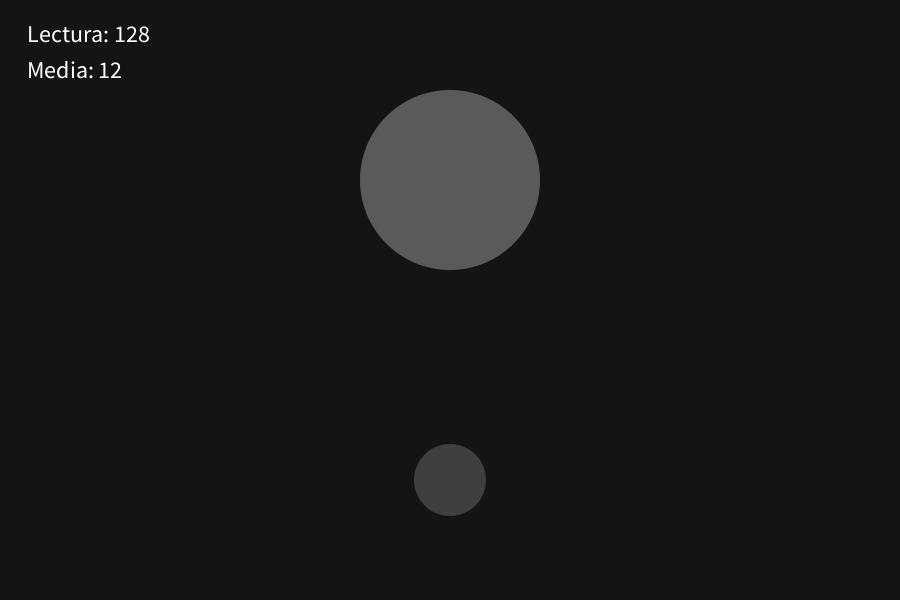
Frame 1 (no input)
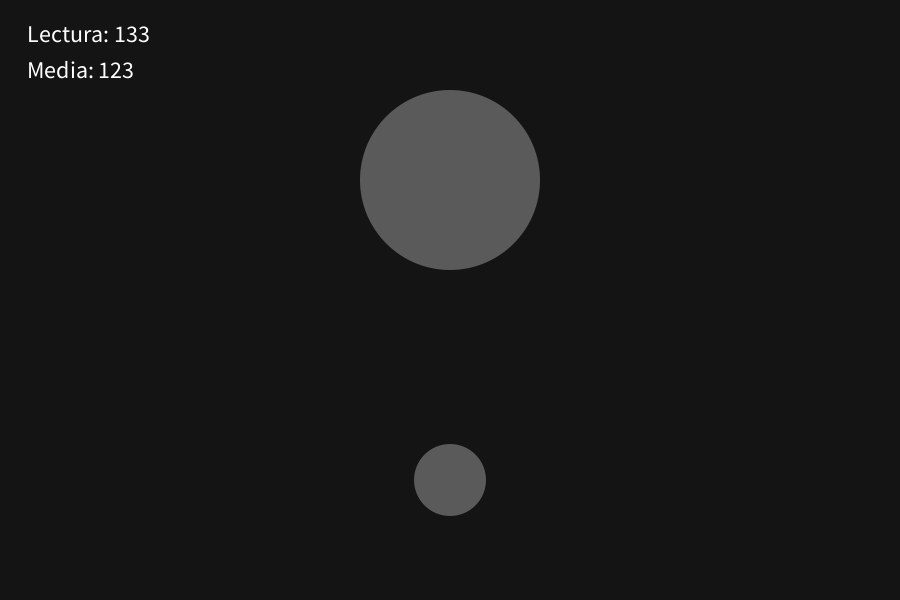
Frame 60 (the mouse pressed at the canvas centre just before this capture)
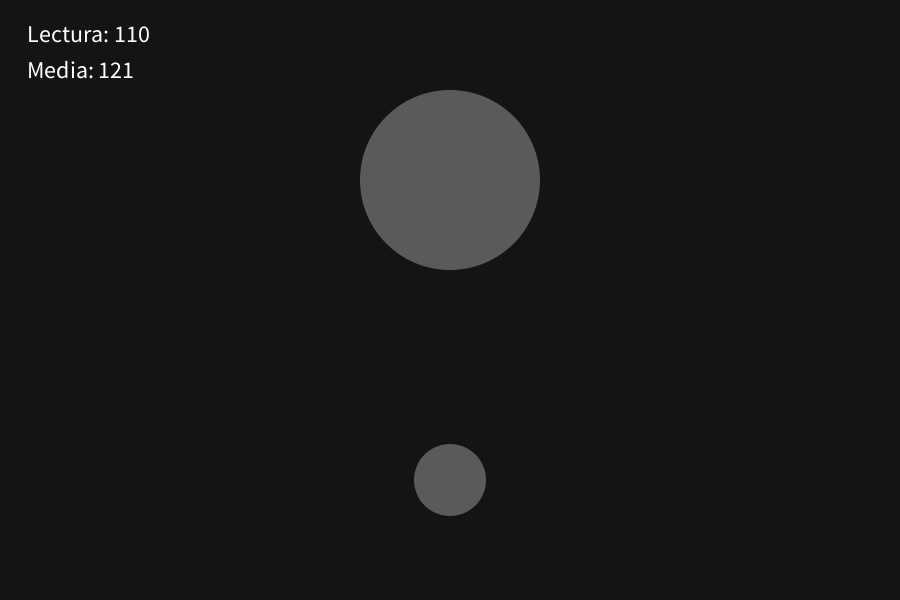
Frame 120 (the mouse held since frame 60 and released just before this capture)

The Processing sketch that drew these frames (run headless with seeded random() and noise(); from frame 60 on, the mouse is pressed at the canvas centre):

// Processing sketch: Projecte1_Lampara
// ── Projecte1_Lampara.pde
// ===== Estado de la lámpara =====
boolean encendida = false;  // boolean: solo dos estados, encendida o apagada
int brillo = 200;           // int: entero de 0 a 255, como un LED en Arduino
color colorLuz;             // color: guarda un color RGB en una sola variable
float xLuz, yLuz, diamLuz;  // posición y tamaño de la luz

// ===== Sensor =====
float xSensor, ySensor, diamSensor;  // posición y tamaño del sensor
float lectura;              // valor del sensor con ruido (lo que daría el real)
float media;                // media de las últimas lecturas (valor filtrado)

// ===== Parte 4: tocar =====
float umbral = 700;          // por encima de este valor se considera que se toca
boolean tocando = false;     // true mientras se toca el sensor
boolean tocandoAntes = false; // si se tocaba en el frame anterior (debounce)

// ===== Parte 5: filtro de media móvil =====
float[] ultimas = new float[10];   // las 10 últimas lecturas
int posicion = 0;                  // dónde se guarda la siguiente lectura

void setup() {
  size(900, 600);
  noStroke();

  xLuz = width / 2;
  yLuz = height * 0.3;
  diamLuz = height * 0.3;

  xSensor = width / 2;
  ySensor = height * 0.8;
  diamSensor = height * 0.12;

  colorLuz = color(255, 190, 90);
  textSize(height * 0.04);
}

void draw() {
  // 1. Leer el sensor una sola vez por frame, con el ruido de un sensor real
  lectura = anadirRuido(leerSensor());

  // 2. Filtrar: usamos la media de las 10 últimas lecturas, no la lectura suelta
  media = calcularMedia(lectura);

  // 3. ¿Se está tocando? Solo si la media supera el umbral
  tocando = media > umbral;

  // 4. Modo interruptor con debounce: solo cuenta el momento en que EMPIEZA
  //    el toque (ahora se toca y en el frame anterior no). Mantener el click
  //    no vuelve a cambiar la lámpara, y soltarlo tampoco.
  if (tocando && !tocandoAntes) {
    encendida = !encendida;
  }
  tocandoAntes = tocando;

  // 5. Dibujar
  background(20);

  if (encendida) {                       // halo
    for (int i = 8; i > 0; i--) {
      fill(colorLuz, brillo / (i * 3));
      float d = diamLuz * (1 + i * brillo / 2000.0);
      ellipse(xLuz, yLuz, d, d);
    }
  }

  fill(90);                              // luz
  ellipse(xLuz, yLuz, diamLuz, diamLuz);
  if (encendida) {
    fill(colorLuz, brillo);
    ellipse(xLuz, yLuz, diamLuz, diamLuz);
  }

  if (tocando) {                         // sensor: blanco al tocar
    fill(255);
  } else {
    fill(60 + media / 4);                // más claro cuanto más cerca
  }
  ellipse(xSensor, ySensor, diamSensor, diamSensor);

  fill(255);                             // valores para depurar
  text("Lectura: " + int(lectura), width * 0.03, height * 0.07);
  text("Media: " + int(media), width * 0.03, height * 0.13);
}

// Devuelve 0 lejos, de 0 a 200 al acercarse, 200 encima y 1000 con click encima
float leerSensor() {
  float d = dist(mouseX, mouseY, xSensor, ySensor);
  float radio = diamSensor / 2;
  float alcance = diamSensor * 2;

  if (d <= radio && mousePressed) {
    return 1000;
  } else if (d <= radio) {
    return 200;
  } else if (d < alcance) {
    return map(d, alcance, radio, 0, 200);
  } else {
    return 0;
  }
}

// Guarda la lectura nueva en el array (sustituyendo la más antigua)
// y devuelve la media de las 10 últimas
float calcularMedia(float nueva) {
  ultimas[posicion] = nueva;
  posicion = (posicion + 1) % ultimas.length;   // 0, 1, ... 9, 0, 1...

  float suma = 0;
  for (int i = 0; i < ultimas.length; i++) {
    suma = suma + ultimas[i];
  }
  return suma / ultimas.length;
}

// ===================================================================
// PARTE 4 – Pruebas
// a) Modo timbre: encendida = tocando;  -> se enciende solo mientras se toca.
// b) Modo interruptor directo: if (tocando) encendida = !encendida;
//    -> draw() va a ~60 frames por segundo, así que manteniendo el click
//    un segundo la lámpara cambiaba unas 60 veces, y debería cambiar 1.
//    Solución (debounce): comparar con tocandoAntes y cambiar solo cuando
//    tocando pasa de false a true.
// Acercar el ratón sin click no la enciende (la lectura llega como mucho a
// 200, muy por debajo del umbral) y soltar el click encima tampoco la apaga
// (soltar es pasar de true a false, y eso no cambia nada).
// Las teclas L, W, S y C se han quitado (4.3).
//
// PARTE 5 – Ruido
// 5.1 Sin tocar nada, el valor nunca es 0: oscila alrededor de 120, sube y
//     baja lentamente (de ~80 a ~160), tiembla en cada frame unos ±12 y de
//     vez en cuando da un pico falso de 400 a 1100 durante un solo frame.
// 5.2 Sin filtro (comparando la lectura directamente con el umbral), en la
//     prueba de 1 minuto sin tocar + 30 s con el ratón encima, la lámpara
//     se encendía y apagaba sola muchas veces por culpa de los picos.
// 5.3/5.4 Estrategia: media móvil (rolling average) de las 10 últimas
//     lecturas. Un pico falso dura un solo frame, así que dentro de la
//     media pesa una décima parte: un pico de 1100 sube la media como
//     mucho ~110. Con el ratón encima sin click la media ronda 320 (+110
//     de un pico = ~430), lejos del umbral de 700. Un toque real da ~1100
//     en TODOS los frames, así que la media sí pasa de 700 en unos 5
//     frames (menos de 0,1 s) y el toque funciona siempre.
//     El umbral 700 queda entre lo máximo sin tocar (~430) y lo mínimo
//     tocando (~1050), con margen por los dos lados.
// ===================================================================

// ── Ruido.pde
// ===================================================================
//  Pestaña RUIDO – Proyecto 1: Lámpara Táctil
//
//  Un sensor capacitivo real nunca da un valor limpio. Esta función
//  coge el valor "ideal" de vuestro sensor y le añade lo que haría
//  el mundo real:
//    - una base que nunca es 0,
//    - una deriva lenta (la base sube y baja con el tiempo),
//    - un temblor constante,
//    - y, de vez en cuando, un pico falso sin que nadie toque.
//
//  Uso (una sola vez por fotograma y por sensor):
//    float valor = anadirRuido(leerSensor());
//
//  Podéis cambiar los números de abajo para hacer el sensor más o
//  menos ruidoso y poner a prueba vuestra solución.
// ===================================================================

float RUIDO_BASE       = 120;      // valor sin tocar nada
float RUIDO_DERIVA     = 40;       // cuánto sube y baja la base
float RUIDO_VEL_DERIVA = 0.00005;  // lo rápido que sube y baja la base
float RUIDO_TEMBLOR    = 12;       // temblor de cada lectura
float RUIDO_PICOS      = 0.004;    // probabilidad de un pico falso en cada lectura
float RUIDO_PICO_MIN   = 400;      // altura mínima de un pico falso
float RUIDO_PICO_MAX   = 1100;     // altura máxima de un pico falso

float anadirRuido(float valorIdeal) {
  float deriva = (noise(millis() * RUIDO_VEL_DERIVA) - 0.5) * 2 * RUIDO_DERIVA;
  float temblor = randomGaussian() * RUIDO_TEMBLOR;

  float pico = 0;
  if (random(1) < RUIDO_PICOS) {
    pico = random(RUIDO_PICO_MIN, RUIDO_PICO_MAX);
  }

  return max(0, valorIdeal + RUIDO_BASE + deriva + temblor + pico);
}
